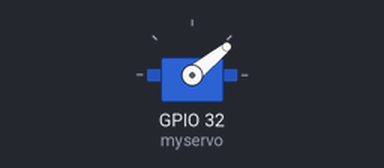
Recording of a sketch running on a simulated ESP32. Parts: servo.

Above: at 1.05 s.
At 1.15 s:
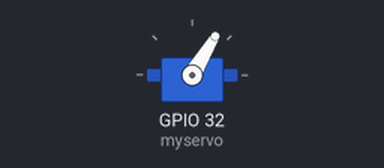
At 1.25 s:
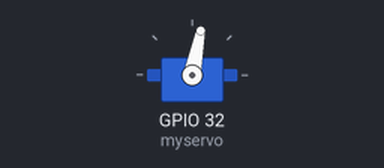
At 1.45 s:
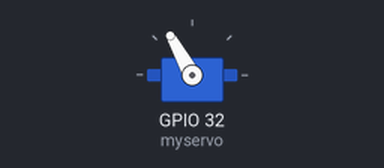
Timing chart, 0 to 4.0 s (numbered marks = the images above):
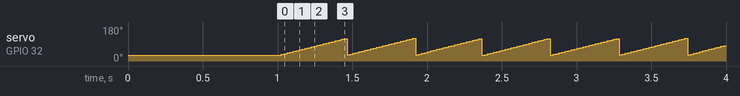

The sketch:

for_servo.ino
```cpp
#include <Servo.h>

Servo myservo;  // create servo object to control a servo
// twelve servo objects can be created on most boards

int pos = 0;    // variable to store the servo position

void setup() {
    myservo.write(30);
  myservo.attach(32);  // attaches the servo on pin 9 to the servo object
  delay(1000);
}

void loop() {
  for (pos = 30; pos <= 120; pos += 1) { // goes from 0 degrees to 180 degrees
    // in steps of 1 degree
    myservo.write(pos);              // tell servo to go to position in variable 'pos'
    delay(5);                       // waits 15ms for the servo to reach the position
  }
  /*for (pos = 120; pos >= 0; pos -= 1) { // goes from 180 degrees to 0 degrees
    myservo.write(pos);              // tell servo to go to position in variable 'pos'
    delay(60);                    // waits 15ms for the servo to reach the position
  }*/
}
```

Measured:
- by itself, servo on GPIO 32 (myservo): ramps from 30° to 120° and jumps back, once every 0.46 s
